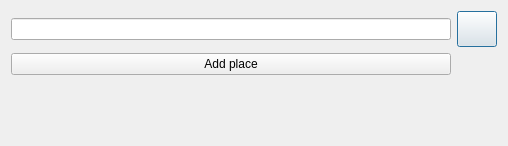
<?xml version="1.0" encoding="UTF-8"?>
<ui version="4.0">
 <class>Browser</class>
 <widget class="QDialog" name="Browser">
  <property name="geometry">
   <rect>
    <x>0</x>
    <y>0</y>
    <width>508</width>
    <height>146</height>
   </rect>
  </property>
  <property name="windowTitle">
   <string>Dialog</string>
  </property>
  <layout class="QGridLayout" name="gridLayout_2">
   <item row="0" column="1">
    <layout class="QGridLayout" name="gridLayout">
     <item row="3" column="0">
      <spacer name="verticalSpacer">
       <property name="orientation">
        <enum>Qt::Vertical</enum>
       </property>
       <property name="sizeType">
        <enum>QSizePolicy::Minimum</enum>
       </property>
       <property name="sizeHint" stdset="0">
        <size>
         <width>20</width>
         <height>60</height>
        </size>
       </property>
      </spacer>
     </item>
     <item row="0" column="1">
      <widget class="QPushButton" name="button_search">
       <property name="sizePolicy">
        <sizepolicy hsizetype="Preferred" vsizetype="Expanding">
         <horstretch>0</horstretch>
         <verstretch>0</verstretch>
        </sizepolicy>
       </property>
       <property name="text">
        <string/>
       </property>
       <property name="icon">
        <iconset resource="images.qrc">
         <normaloff>:/images/loupe.png</normaloff>:/images/loupe.png</iconset>
       </property>
      </widget>
     </item>
     <item row="2" column="0">
      <widget class="QPushButton" name="button_add">
       <property name="text">
        <string>Add place</string>
       </property>
      </widget>
     </item>
     <item row="0" column="0">
      <widget class="QLineEdit" name="input"/>
     </item>
    </layout>
   </item>
  </layout>
 </widget>
 <resources>
  <include location="images.qrc"/>
 </resources>
 <connections/>
</ui>
